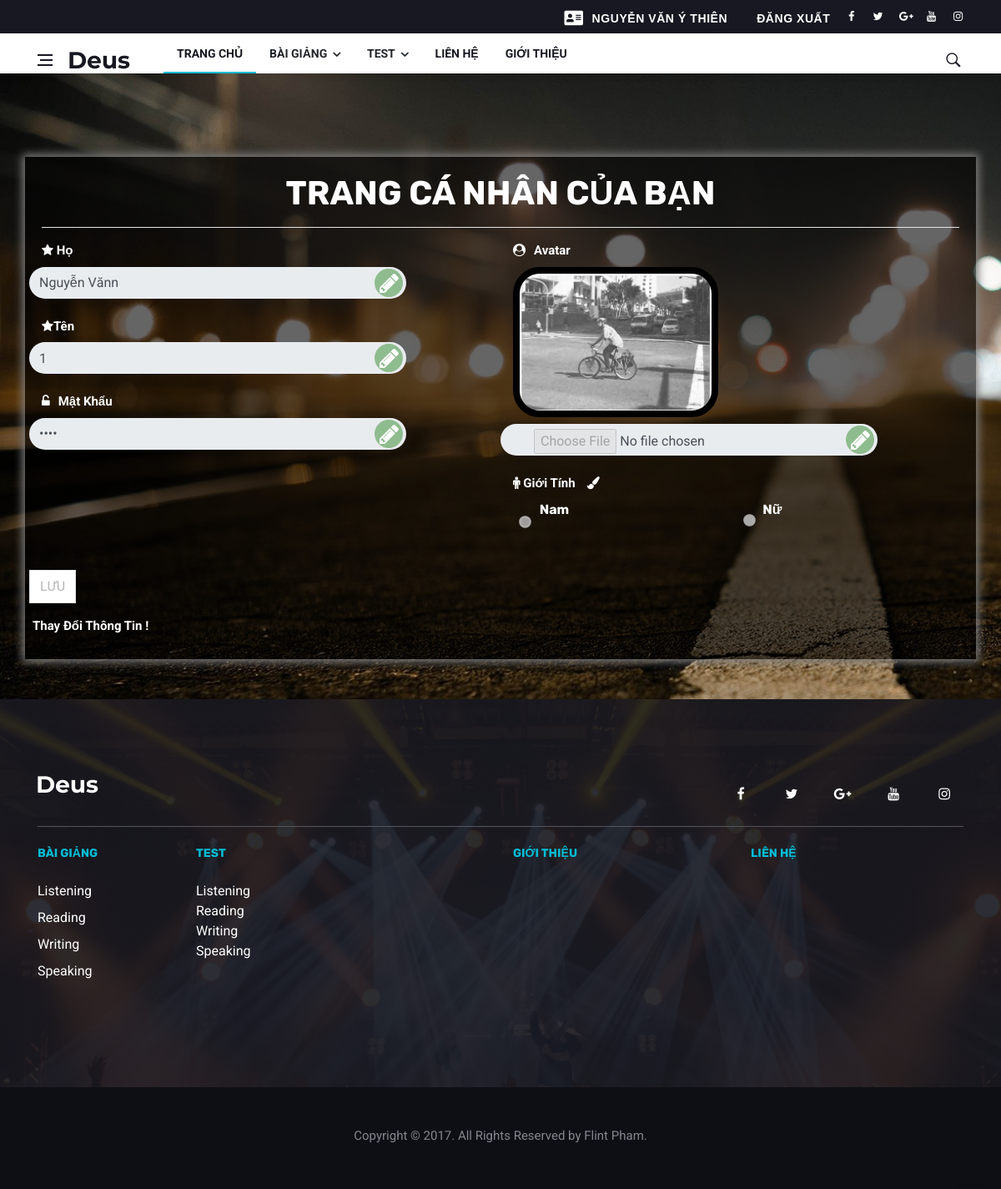
Screenshot of /View/profile.html (signed in) with the database file from the repository.
### tables this page shows
CREATE TABLE `nguoidung` (
  `IdUser` int(11) NOT NULL,
  `Ho` varchar(100) DEFAULT NULL,
  `Ten` varchar(45) NOT NULL,
  `GioiTinh` varchar(4) DEFAULT 'None',
  `MatKhau` varchar(50) NOT NULL,
  `Quyen` int(11) NOT NULL,
  `Mail` varchar(50) NOT NULL,
  `KichHoat` tinyint(1) NOT NULL DEFAULT '0',
  `Avatar` varchar(255) DEFAULT NULL,
  `NgayThamGia` datetime NOT NULL DEFAULT CURRENT_TIMESTAMP
);

### database/connection.php (called while the page is built, shortened)
<?php
class connection
{
    public function __construct()
    {
        $this->con = new mysqli(sql_server, sql_user, sql_password, sql_database);
    }
}
?>

### Controller/controller_main.php (called while the page is built, shortened)
<?php
require_once "../Model/model.php";
class controller_main extends model
{
    function lay_UserTheoId($idUser)
    {
        $con = new model();
        $idUser = strip_tags(trim($idUser));
        $kq = $con->getUserById($idUser);
        if ($kq->num_rows > 0) return $kq;
        return $this->con->error;
    }
}
?>

### Model/Model.php (called while the page is built, shortened)
<?php
require_once "../database/connection.php";
class model extends connection
{
    protected function getUserById($idUser)
    {
        $sql = "select * from nguoidung where IdUser='$idUser'";
        $kq = $this->con->query($sql);
        if ($kq->num_rows > 0) return $kq;
        return $this->con->error;
    }
}
?>

### View/profile.php (the view, shortened to what this page needs)
<?php
$label_display_all  = "Thay Đổi Thông Tin !";
$kq=$toeic->lay_UserTheoId($_SESSION['login_id']);
$row=$kq->fetch_assoc();
$txt_ho1 = $row['Ho'];
$txt_ten1 = $row['Ten'];
$txt_matkhau1 = base64_decode($row['MatKhau']);
$avatar = $row['Avatar'];
$gioitinh = $row['GioiTinh'];
?>
<!DOCTYPE html>
<html lang="en">
<link rel="stylesheet" type="text/css" href="https://stackpath.bootstrapcdn.com/font-awesome/4.7.0/css/font-awesome.min.css">
<link rel="stylesheet" href="https://maxcdn.bootstrapcdn.com/bootstrap/4.1.3/css/bootstrap.min.css">
<head>
</head>
<body>
  <div class="container contact-form">
    <h1>TRANG CÁ NHÂN CỦA BẠN</h1>
    <hr>
    <form method="post" action="" class="form" enctype="multipart/form-data" name="form" id="form">
     <div class="row">
       <div class="col-md-6">
        <div class="form-group">
         <label><i class="ui ui-star"></i> Họ</label>
         <div class="row">
           <input id="txt_ho" name="txt_ho" type="text" class="form-control" value="<?php echo $txt_ho1 ?>" >
           <label class="circle">
            <a id="a_sua_ho"  class="fa fa-pencil" aria-hidden="true"></a>
          </label>
        </div>
      </div>
      <div class="form-group">
       <label><i class="ui ui-star"></i>Tên</label>
       <div class="row">
         <input id="txt_ten" name="txt_ten" type="text" class="form-control" value="<?php echo $txt_ten1 ?>" >
         <label class="circle">
          <a id="a_sua_ten"  class="fa fa-pencil" aria-hidden="true"></a>
        </label>
      </div>
    </div>
    <div class="form-group">
     <label><i class="fa fa-unlock-alt" aria-hidden="true"></i>Mật Khẩu</label>
     <div class="row">
       <input type="password" name="txt_matkhau" id="txt_matkhau" class="form-control"  value="<?php echo $txt_matkhau1 ?>">
       <label class="circle">
        <a id="a_sua_matkhau"  class="fa fa-pencil" aria-hidden="true"></a>
      </label>
    </div>
</div>
</div>
<div class="col-md-6">
 <div class="form-group">
  <label><i class="fa fa-user-circle" aria-hidden="true"></i>Avatar</label>
  <label id="label_img_display" >
    <img id="hinh" src="<?php
    $a = str_replace("../", "", $avatar);
    echo $a ?>">
  </label>
  <div class="row">
    <input type="file" name="avatar" id="avatar_id" class="form-control" size="25" value="Odaberi sliku">
    <label class="circle">
      <a id="a_sua_avatar"  class="fa fa-pencil" aria-hidden="true"></a>
    </label>
  </div>
</div>
<div class="form-group">
  <div class="col">
    <div class="row"><label><i class="fa fa-male" aria-hidden="true"></i> Giới Tính</label>
       <label id="circle_gioitinh">
      <a id="a_sua_gioitinh"  class="fa fa fa-paint-brush" aria-hidden="true"></a>
    </label>
    </div>
    <div class="row">
      <div class="col">
        <div class="form-check-inline">
          <label class="form-check-label" for="radio1">
            <input type="radio" class="form-check-input1" id="gioitinh_id_1" name="gioitinh" value="Nam" <?php if($gioitinh == "Nam"){ echo "checked";} ?> ><h6>Nam</h6>
          </label>
        </div>
      </div>
      <div class="col">
       <div class="form-check-inline">
        <label class="form-check-label" for="radio1">
          <input type="radio" class="form-check-input2" id="gioitinh_id_2" name="gioitinh" value="Nữ" <?php if($gioitinh == "Nữ"){ echo "checked";} ?> ><h6>Nữ</h6>
        </label>
      </div>
    </div>
  </div>
</div>
</div>
</div>
</div>
<div class="row">
  <div class="form-group">
   <input type="submit" name="profile_submit" id="profile_submit" value="LƯU">
 </div>
</div>
<label id="label_display" style=" width: 140%; margin-left: -1%; margin-top: 0%"><?php echo $label_display_all ;?></label>
</form>
</div><br><br>
  </body>
  </html>

### View/profile.php (style rules this page uses)
body { background-image: url(img/layout/background.jpg); position:relative; }
hr { background: white; }
.contact-form { background:rgba(0,0,0, .6); color:white; margin-top: 100px; padding: 20px; box-shadow: 0px 0px 10px 3px grey; }
label { font-size: 15px; color: white; }
h1 { color: white; text-align: center; }
.form { width: 100%; }
.form-check-label { margin-bottom: 0; }
.form-check-inline { display: -ms-inline-flexbox; display: inline-flex; -ms-flex-align: center; align-items: center; padding-left: 0; margin-right: .75rem; padding: 7%; }
label { display: inline-block; margin-bottom: .5rem; }
.form-check-inline .form-check-input1 { position: static; margin-top: 0; margin-right: .3125rem; margin-left: 0; width: 85%; display: block; margin: -91%; }
.form-check-inline .form-check-input2 { position: static; margin-top: 0; margin-right: .3125rem; margin-left: 0; width: 129%; display: block; margin: -132%; }
.fa-unlock-alt { font-size: 15px; padding-right: 10px; }
.fa-user-circle { font-size: 15px; padding-right: 10px; }
.circle { height: 34px; -webkit-border-radius: 50%; width: 34px; margin-left: -38px; margin-top: 2px; background-color: darkseagreen; }
.fa-pencil { font-size: 27px; color: beige; margin-top: 4px; margin-left: 6px; }
input[type="file"] { border-radius: 20px; padding-left: 40px; width: 80%; }
#label_img_display { width: 246px; display: block; }
#avatar_id { border-radius: 20px; width: 80%; border: 0; }
#txt_ho { border-radius: 20px; width: 80%; border: 0; }
#txt_ten { border-radius: 20px; width: 80%; border: 0; }
#txt_matkhau { border-radius: 20px; width: 80%; border: 0; }
#hinh { border-radius: 32px; border: 8px solid black; }
#circle_gioitinh { margin-left: 14px; }

### rows the page displays
nguoidung: txt_ho "Nguyễn Vănn", txt_ten "1", Avatar (picture), GioiTinh "☑"

### other values shown
$_SESSION['login_lname'] "NGUYỄN VĂN Ý"
$_SESSION['login_fname'] "THIÊN"
$label_display_all "Thay Đổi Thông Tin !"
